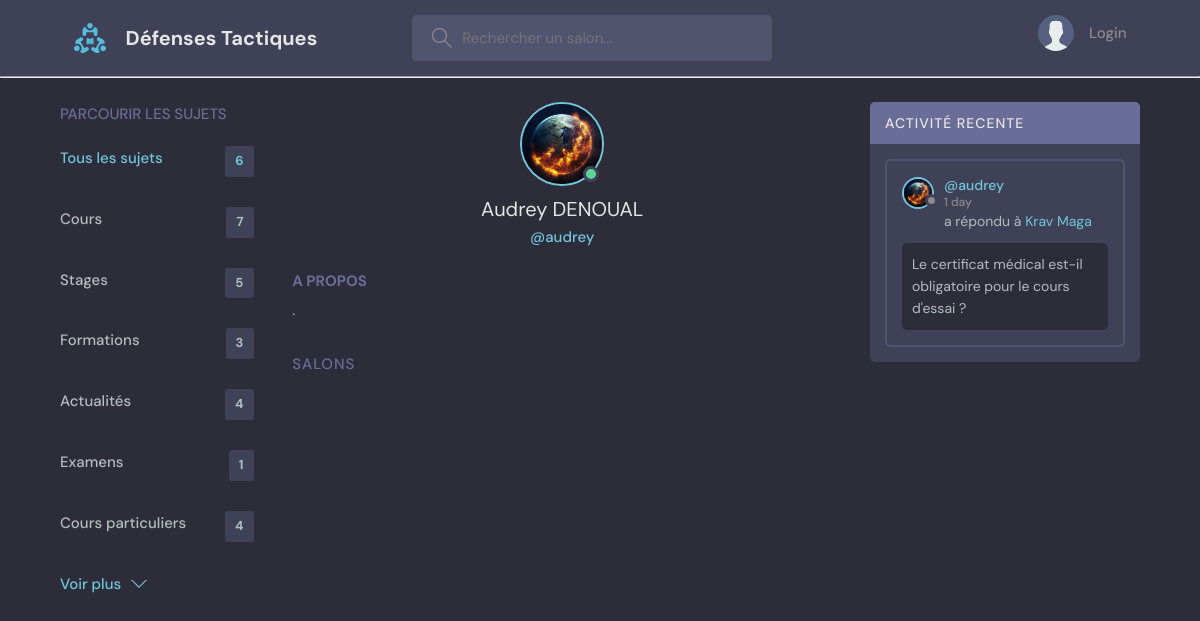
Page /profile/1/ on the earlier database version.
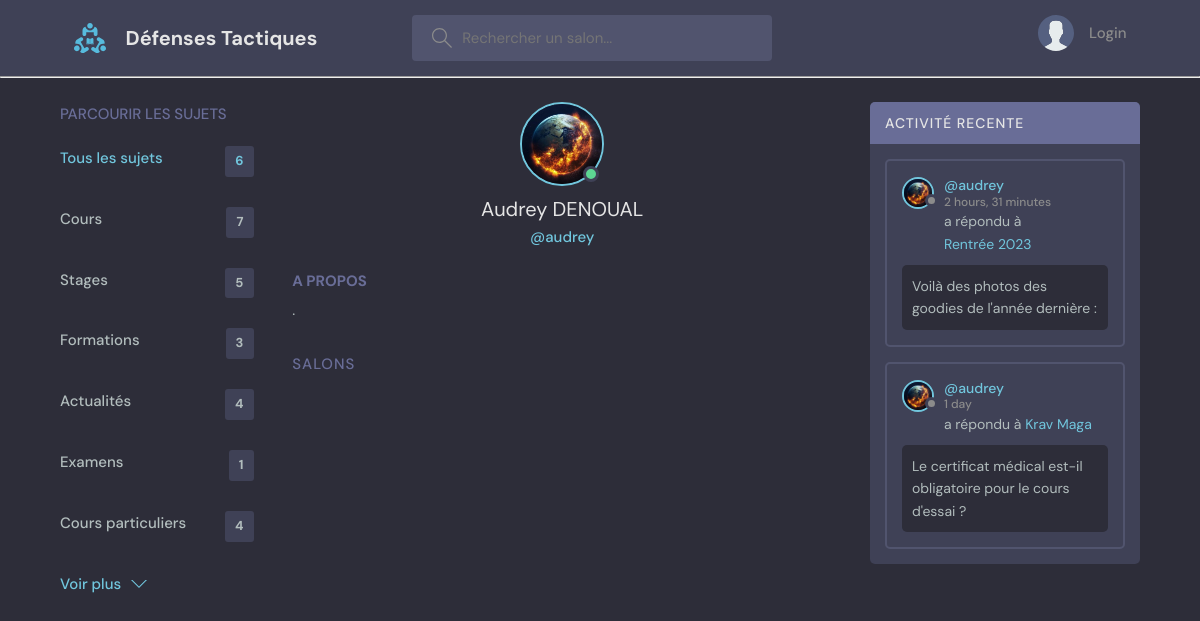
Same page on the later database version.
### base/models.py (models this page shows, shortened)
class Topic(models.Model):
    name = models.CharField(max_length=200)

class Message(models.Model):
    user = models.ForeignKey(User, on_delete=models.CASCADE)
    room = models.ForeignKey(Room, on_delete=models.CASCADE)
    body = models.TextField()
    images = models.ManyToManyField(ImageModel, related_name='images', blank=True)
    created = models.DateTimeField(auto_now_add=True)
    updated = models.DateTimeField(auto_now=True)
    class Meta:
        ordering = ['-created']

class User(AbstractUser):
    name = models.CharField(unique=True, max_length=200, null=True)
    username = models.CharField(unique=True, max_length=200, null=True)
    email = models.EmailField(unique=True, null=True)
    bio = models.TextField(null=True)
    avatar = models.ImageField(null=True, default="avatar.svg")
    USERNAME_FIELD = 'email'
    REQUIRED_FIELDS = ['username']

class Room(models.Model):
    host = models.ForeignKey(User, null=True, on_delete=models.SET_NULL)
    topic = models.ForeignKey(Topic, null=True, on_delete=models.SET_NULL)
    name = models.CharField(max_length=200)
    description = models.TextField(null=True, blank=True)
    participants = models.ManyToManyField(User, related_name='participants', blank=True)
    created = models.DateTimeField(auto_now_add=True)
    updated = models.DateTimeField(auto_now=True)
    class Meta:
        ordering = ['-updated', '-created']

### base/views.py (the view)
# urls.py: path('profile/<str:pk>/', views.userProfile, name="user-profile"),
def userProfile(request, pk):
    user = User.objects.get(id=pk)
    rooms = user.room_set.all()
    user_messages = user.message_set.all()[0:5]
    topics = Topic.objects.all()
    context = { 'user': user, 'rooms': rooms, 'room_messages': user_messages, 'topics' : topics }
    return render(request, 'base/profile.html', context)

### base/templates/base/profile.html (shortened to what this page needs)
{% extends 'main.html' %}
{% block content %}
  <main class="profile-page layout layout--3">
  <div class="container">
    {% include 'base/topics_component.html' %}
    <div class="roomList">
      <div class="profile">
        <div class="profile__avatar">
          <div class="avatar avatar--large active">
            <img src="{{ user.avatar.url }}" />
          </div>
        </div>
        <div class="profile__info">
          <h3>{{ user.name }}</h3>
          <p>@{{ user.username }}</p>
        </div>
        <div class="profile__about">
          <h3>A propos</h3>
          <p>
            {{ user.bio }}
          </p>
        </div>
      </div>
      <div class="roomList__header">
        <div>
          <h2>Salons</h2>
        </div>
      </div>
    </div>
    {% include 'base/activity_component.html' %}
  </div>
</main>
{% endblock %}

### base/templates/base/topics_component.html
<div class="topics">
    <div class="topics__header">
      <h2>Parcourir les sujets</h2>
    </div>
    <ul class="topics__list">
      <li>
        <a href="{% url 'home' %}" class="active">Tous les sujets<span>{{ topics.count }}</span></a>
      </li>
      {% for topic in topics %}
          <li>
            <a href="{% url 'home' %}?q={{ topic.name }}">{{ topic.name }}<span>{{ topic.room_set.all.count }}</span></a>
          </li>
      {% endfor %}
    </ul>
    <a class="btn btn--link" href="{% url 'topics' %}">
      Voir plus
      <svg version="1.1" xmlns="http://www.w3.org/2000/svg" width="32" height="32" viewBox="0 0 32 32">
        <title>chevron-down</title>
        <path d="M16 21l-13-13h-3l16 16 16-16h-3l-13 13z"></path>
      </svg>
    </a>
</div>

### base/templates/base/activity_component.html (shortened to what this page needs)
<div class="activities">
    <div class="activities__header">
      <h2>Activité recente</h2>
    </div>
    {% for message in room_messages %}
        <div class="activities__box">
            <div class="activities__boxHeader roomListRoom__header">
                <a href="{% url 'user-profile' message.user.id %}" class="roomListRoom__author">
                  <div class="avatar avatar--small">
                    <img src="{{ message.user.avatar.url }}" />
                  </div>
                  <p>
                    @{{ message.user.username }}
                    <span>{{ message.created | timesince }}</span>
                  </p>
                </a>
            </div>
            <div class="activities__boxContent">
                <p>a répondu à <a href="{% url 'room' message.room.id %}">{{ message.room.name }}</a></p>
                <div class="activities__boxRoomContent">
                  {{ message.body }}
                </div>
            </div>
        </div>
    {% endfor %}
</div>

Differences in the rows shown:
added Message: user.avatar (picture), user.username "audrey", created "2 hours, 31 minutes", room.name "Rentrée 2023", body "Voilà des photos des goodies de l'année dernière :"
